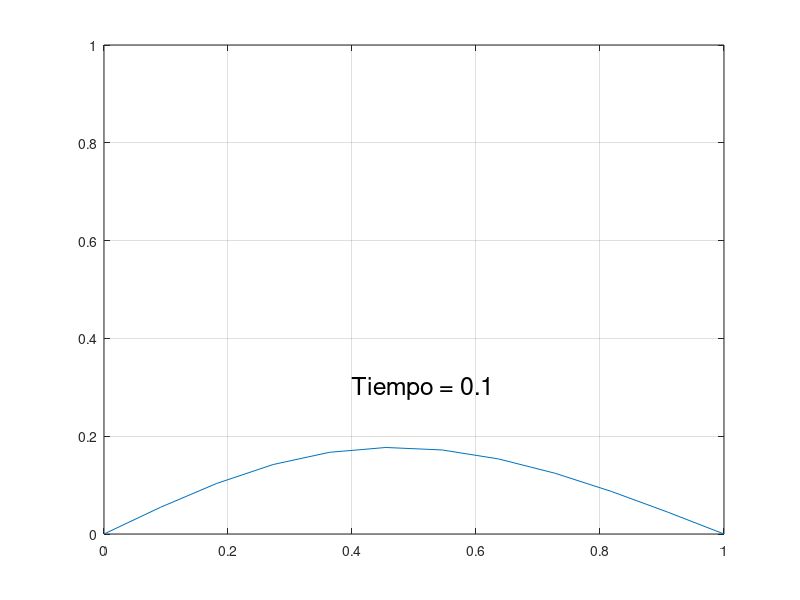

MATLAB code for this plot:


function reacdifu
a=0;
b=1;
tfinal=0.1;
n=10;
m=60;
h=(b-a)/(n+1);
k=(tfinal-0)/(m+1);
r=k/h^2;
x=a:h:b;

%cambiamos la condición inicial de t0
unew=(x>=0 & x<=0.5)*1 + (x>0.5)*0;

%sacamos cada nivel j
for j=1:m+1
  uold=unew;
  t=j*k;
    %dada solución nivel j-1 se saca la del nivel j
  for i=2:n+1
    unew(i)=r*uold(i+1)+r*uold(i-1)+(1-2*r-3*k)*uold(i);
  end

  %cond contorno nulas
unew(1)=0;
unew(n+2)=0;

% solex=exp(-pi*pi*t)*sin(pi*x); %solución real del problema
%error(j)=max(abs(unew-solex));


  plot(x,unew);
  text(0.4, 0.3,['Tiempo = ',num2str(t)], 'FontSize', 18)
  grid on
  axis([0 1 0 1]);
  pause(0.5)
end

%maxerror=max(error)
%display(maxerror)
